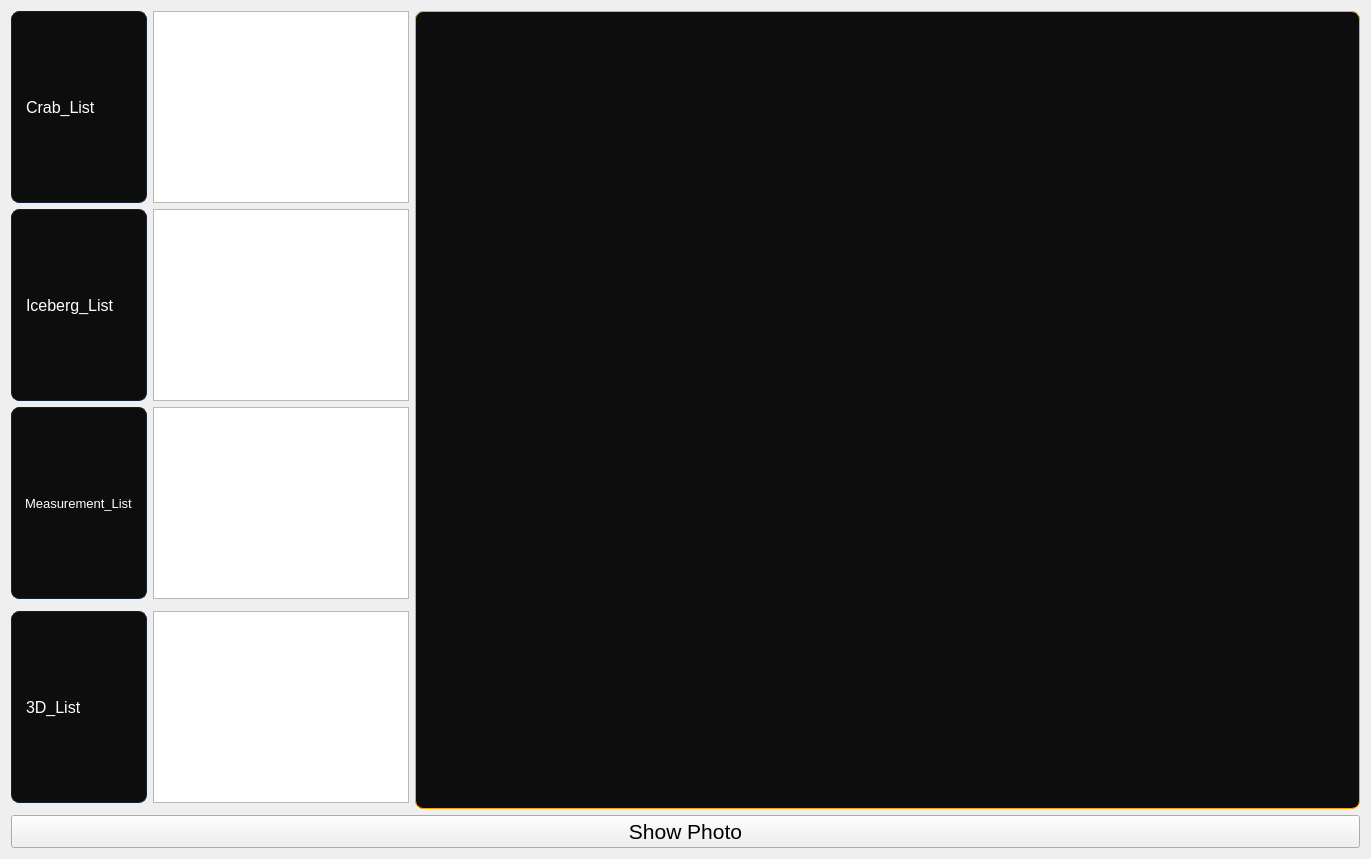
      <widget class="QWidget" name="SS">
       <attribute name="icon">
        <iconset resource="../../../../Downloads.M/Images/Icons/Icone.qrc">
         <normaloff>:/Icon_Png/Icon_Png/photo-capture.png</normaloff>:/Icon_Png/Icon_Png/photo-capture.png</iconset>
       </attribute>
       <attribute name="title">
        <string>ScreenShots</string>
       </attribute>
       <layout class="QGridLayout" name="gridLayout_9">
        <item row="2" column="0">
         <widget class="QLabel" name="Measure_List_Text">
          <property name="font">
           <font>
            <family>Segoe UI</family>
            <pointsize>10</pointsize>
           </font>
          </property>
          <property name="styleSheet">
           <string notr="true">QLabel {
    background-color: #0D0D0D;
    color: #FFFFFF;

    border: 1px solid #14213D;
    border-radius: 8px;

    padding: 6px 10px;
}</string>
          </property>
          <property name="text">
           <string>Measurement_List</string>
          </property>
         </widget>
        </item>
        <item row="6" column="0" colspan="3">
         <widget class="QPushButton" name="Show_Photo">
          <property name="font">
           <font>
            <family>Segoe UI</family>
            <pointsize>16</pointsize>
           </font>
          </property>
          <property name="text">
           <string>Show Photo</string>
          </property>
          <property name="icon">
           <iconset resource="../../../../Downloads.M/Images/Icons/Icone.qrc">
            <normaloff>:/Icon_Png/Icon_Png/eye.png</normaloff>:/Icon_Png/Icon_Png/eye.png</iconset>
          </property>
          <property name="iconSize">
           <size>
            <width>30</width>
            <height>30</height>
           </size>
          </property>
         </widget>
        </item>
        <item row="0" column="0">
         <widget class="QLabel" name="Crab_List_Text">
          <property name="font">
           <font>
            <family>Segoe UI</family>
            <pointsize>12</pointsize>
           </font>
          </property>
          <property name="styleSheet">
           <string notr="true">QLabel {
    background-color: #0D0D0D;
    color: #FFFFFF;

    border: 1px solid #14213D;
    border-radius: 8px;

    padding: 6px 10px;
}</string>
          </property>
          <property name="text">
           <string>Crab_List</string>
          </property>
         </widget>
        </item>
        <item row="1" column="0">
         <widget class="QLabel" name="Iceberg_List_Text">
          <property name="font">
           <font>
            <family>Segoe UI</family>
            <pointsize>12</pointsize>
           </font>
          </property>
          <property name="styleSheet">
           <string notr="true">QLabel {
    background-color: #0D0D0D;
    color: #FFFFFF;

    border: 1px solid #14213D;
    border-radius: 8px;

    padding: 6px 10px;
}</string>
          </property>
          <property name="text">
           <string>Iceberg_List</string>
          </property>
         </widget>
        </item>
        <item row="0" column="1">
         <widget class="QListWidget" name="Photos_List_Crab"/>
        </item>
        <item row="4" column="0">
         <widget class="QLabel" name="D_List_Text">
          <property name="font">
           <font>
            <family>Segoe UI</family>
            <pointsize>12</pointsize>
           </font>
          </property>
          <property name="styleSheet">
           <string notr="true">QLabel {
    background-color: #0D0D0D;
    color: #FFFFFF;

    border: 1px solid #14213D;
    border-radius: 8px;

    padding: 6px 10px;
}</string>
          </property>
          <property name="text">
           <string>3D_List</string>
          </property>
         </widget>
        </item>
        <item row="0" column="2" rowspan="6">
         <widget class="QLabel" name="Photos_Show">
          <property name="minimumSize">
           <size>
            <width>945</width>
            <height>0</height>
           </size>
          </property>
          <property name="styleSheet">
           <string notr="true">QLabel {
    background-color: #0D0D0D;
    color: #FFFFFF;

    border: 1px solid #FCA311;
    border-radius: 8px;

    padding: 6px 10px;
}</string>
          </property>
          <property name="text">
           <string/>
          </property>
         </widget>
        </item>
        <item row="1" column="1">
         <widget class="QListWidget" name="Photos_List_Iceberg"/>
        </item>
        <item row="2" column="1">
         <widget class="QListWidget" name="Photos_List_Measure"/>
        </item>
        <item row="4" column="1">
         <widget class="QListWidget" name="Photos_List_3D">
          <property name="font">
           <font>
            <family>Segoe UI</family>
            <pointsize>11</pointsize>
           </font>
          </property>
         </widget>
        </item>
       </layout>
      </widget>
